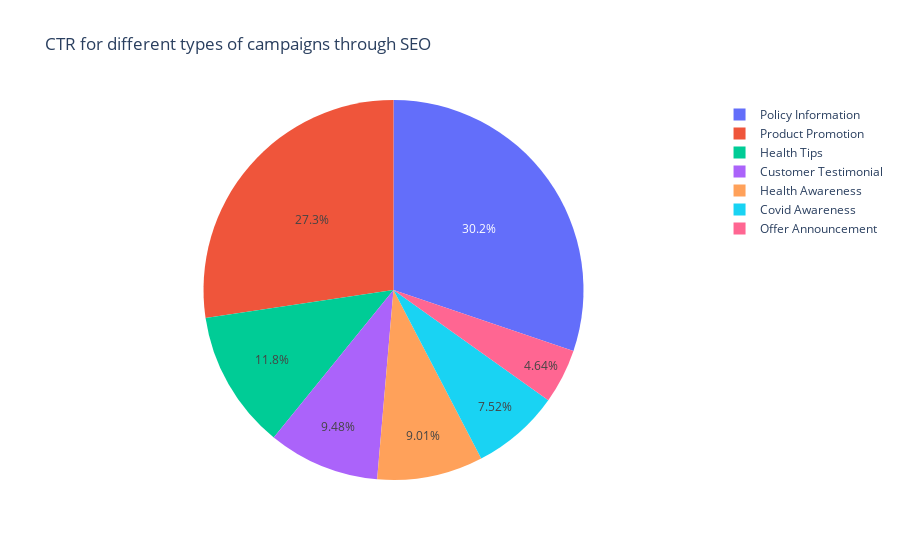

Notebook code for this chart:
### Code cell
fig = px.pie(
    data_frame=df_campaign_plat_reset[df_campaign_plat_reset['platform']=="SEO"].sort_values(by="click_through_rate",ascending=False),
    values="click_through_rate",
    names="campaign_type",
    title=" CTR for different types of campaigns through SEO"
)
fig.show()
fig.write_html(r'C:\Users\karthikeya\health_tech_analytics\plots\CTR for different types of campaigns through SEO.html')
fig.write_image(r'C:\Users\karthikeya\health_tech_analytics\plots\CTR for different types of campaigns through SEO.png')

### Figure 1 — Plotly figure (JSON) as saved in the notebook; plotly's stock layout.template omitted (floating-point values rounded to 4 significant figures)
{"data": [{"domain": {"x": [0, 1], "y": [0, 1]}, "hovertemplate": "campaign_type=%{label}<br>click_through_rate=%{value}<extra></extra>", "labels": ["Policy Information", "Product Promotion", "Health Tips", "Customer Testimonial", "Health Awareness", "Covid Awareness", "Offer Announcement"], "legendgroup": "", "name": "", "showlegend": true, "type": "pie", "values": [23.85, 21.6, 9.317, 7.488, 7.115, 5.935, 3.667]}], "layout": {"legend": {"tracegroupgap": 0}, "title": {"text": " CTR for different types of campaigns through SEO"}}}
